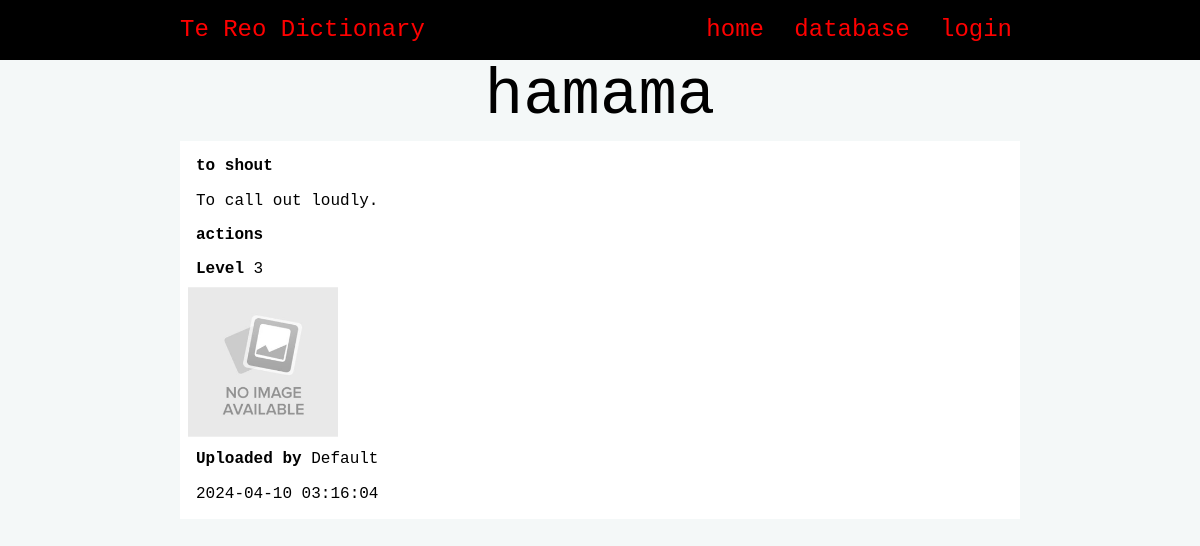
The app's page /entry/1 with its own data.
### tables this page shows
CREATE TABLE "entries"
(
    id          integer                                not null
        primary key autoincrement
        unique,
    maori       varchar(85)                            not null,
    english     varchar(40)                            not null,
    definition  varchar(150) default 'Pending'         not null,
    level       tinyint                                not null,
    image       varchar(44)  default 'noimage.png'     not null,
    category_id integer                                not null
        constraint entries_category_id_fk
            references categories,
    user_id     integer      default 1
        constraint entries_user_id_fk
            references users,
    date        datetime     default current_timestamp not null
);

CREATE TABLE "categories"
(
    id      integer                            not null
        primary key autoincrement
        unique,
    name    varchar(20)                        not null
        unique,
    user_id integer  default 1
        constraint categories_user_id__fk
            references users,
    date    datetime default current_timestamp not null
);

CREATE TABLE "users"
(
    id       integer      not null
        primary key autoincrement
        unique,
    email    varchar(320) not null
        unique,
    password varchar(60)  not null,
    f_name   varchar(40)  not null,
    l_name   varchar(40)  not null,
    type     tinyint default 0
);

### app.py (the view)
@app.route('/entry/<entry_id>')
def render_entry(entry_id):
    con = connect(DATABASE)
    query = "SELECT entries.id, entries.maori, entries.english, entries.definition, entries.level, categories.name, entries.image, users.f_name, users.l_name, entries.date " \
            "FROM entries " \
            "INNER JOIN categories ON entries.category_id=categories.id " \
            "INNER JOIN users ON entries.user_id=users.id " \
            "WHERE entries.id=?"
    cur = con.cursor()
    cur.execute(query, (entry_id,))
    entry_info = cur.fetchone()
    con.close()
    print(entry_info)
    return render_template('entry.html', entry=entry_info)

### app.py (called while the page is built)
def connect(db_file):  # creates a connection with the database
    try:
        connection = sqlite3.connect(db_file)
        return connection
    except sqlite3.Error as e:
        print(e)
    return None

@app.context_processor
def login_context_processor():  # jinja context processor to check if you are logged in
    return dict(logged_in=logged_in)  # calls the logged_in function to jinja

def logged_in():  # checks whether you are logged in
    if session.get("email"):  # if email exists in session tuple
        return True
    else:
        return False

@app.context_processor
def admin_context_processor():
    return dict(is_admin=is_admin)

def is_admin():
    if logged_in() and session.get("type") == 1:
        return True
    else:
        return False

### templates/entry.html
{% extends "base.html" %}
{% block pageheading %}{{ entry[1] }}{% endblock %}
{% block main %}
    <div class="big-entry-box">
        <p class="entry-box-heading"><strong>{{ entry[2] }}</strong></p>
        <p class="entry-box-info">{{ entry[3] }}</p>
        <p class="entry-box-info"><strong>{{ entry[5] }}</strong></p>
        <p class="entry-box-info"><strong>Level </strong>{{ entry[4] }}</p>
        <img class="entry-box-image" src="/static/images/{{ entry[6] }}">
        <p class="entry-box-info"><strong>Uploaded by </strong>{{ entry[7] }} {{ entry[8] }}</p>
        <p class="entry-box-info">{{ entry[9] }}</p>
    </div>
{% endblock %}

### templates/base.html (shortened to what this page needs)
<!DOCTYPE html>
<html>
<head>
    <link rel="stylesheet" href="https://cdnjs.cloudflare.com/ajax/libs/normalize/8.0.1/normalize.css"/>
    <link href="{{ url_for('static', filename='style.css') }}" rel="stylesheet">
</head>
<body>
<nav>
    <div class="container">
        <div class="navbar-brand">Te Reo Dictionary</div>
        <div class="navbar-links">
            <a href="/">home</a>
            <a href="/database">database</a>
            {% if logged_in() %}
                <a href="/logout">logout</a>
            {% else %}
                <a href="/login">login</a>
            {% endif %}
        </div>
    </div>
</nav>
<div class="container">
    <header>
        <h1>{% block pageheading %}{% endblock %}</h1>
    </header>
    <main>
        {% block main %}
        {% endblock %}
    </main>
</div>
</body>
</html>

### static/style.css (style rules this page uses)
:root { --red: #FF0000; --dark-red: #a00808; --white: #FFFFFF; --light-gray: #F4F8F8; --gray: #c8caca; --dark-gray: #959696; --black: #000000; }
* { font-family: 'Monaco', monospace; padding: 0; margin: 0; box-sizing: border-box; }
body { background-color: var(--light-gray); }
.container { width: 70vw; margin: auto; }
.container::after { content: ""; clear: both; display: table; }
img { max-width: 100%; }
h1 { text-align: center; font-weight: 200; font-size: 4rem; margin: 0; }
nav { background-color: var(--black); text-align: center; font-size: 1.5rem; padding-top: 1rem; padding-bottom: 1rem; color: var(--red); }
.navbar-brand { display: inline; float: left; }
.navbar-links { display: inline; float: right; }
nav a { padding: 0 0.5rem; font-size: 1.5rem; }
a, a:visited { color: var(--red); text-decoration: none; }
.big-entry-box { width: 100%; background: var(--white); border: 0 solid var(--gray); color: var(--black); margin-top: 0.5rem; padding: 0.5rem; }
.entry-box-heading { padding: 0.5rem; }
.entry-box-image { height: 150px; overflow: hidden; }
.entry-box-info { padding: 0.5rem; }

### records on screen
entries: maori "hamama", english "to shout", definition "To call out loudly.", level "3", image (placeholder picture), date "2024-04-10 03:16:04"
categories: name "actions"
users: f_name "Default"
